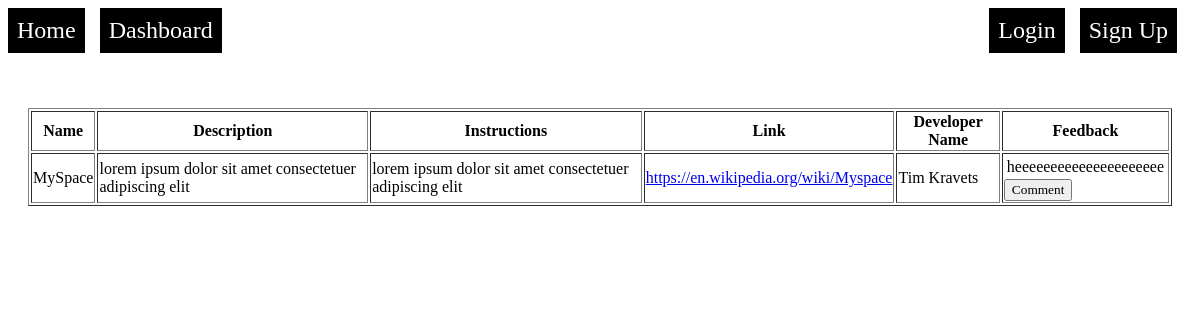
The page / on the database its author committed.
### models.py (models this page shows, shortened)
class Build(db.Model, UserMixin):
    __tablename__ = 'builds'
    id = db.Column(db.Integer, primary_key=True)
    name = db.Column(db.String(80), unique=False, nullable=False)
    description = db.Column(db.Text, unique=False, nullable=False)
    instructions = db.Column(db.Text, unique=False, nullable=False)
    link = db.Column(db.Text, unique=False, nullable=False)
    developerID = db.Column(db.Integer, db.ForeignKey('users.uid'), nullable=False)
    feedbacks = db.relationship('Feedback', backref='build', lazy=True)

class User(db.Model, UserMixin):
    __tablename__ = 'users'
    uid = db.Column(db.Integer, primary_key=True)
    fname = db.Column(db.String(80), unique=True, nullable=False)
    lname = db.Column(db.String(80), unique=True, nullable=False)
    username = db.Column(db.String(80), unique=True, nullable=False)
    password_hash = db.Column(db.String(128), nullable=False)
    is_dev = db.Column(db.Boolean, default=False)
    builds = db.relationship('Build', backref='user', lazy=True)
    feedbacks = db.relationship('Feedback', backref='user', lazy=True)

class Feedback(db.Model, UserMixin):
    __tablename__ = 'feedbacks'
    id = db.Column(db.Integer, primary_key=True)
    date = db.Column(db.Date, default=datetime.UTC, nullable=False)
    comment = db.Column(db.Text, unique=False, nullable=False)
    accepted = db.Column(db.Boolean, default=False, nullable=False)
    rejected = db.Column(db.Boolean, default=False, nullable=False)
    buildId = db.Column(db.Integer, db.ForeignKey('builds.id'), nullable=False)
    testerId = db.Column(db.Integer, db.ForeignKey('users.uid'), nullable=False)

### routes.py (the view)
    @app.route('/')
    def home():
        builds = Build.query.all()
        return render_template('index.html', builds = builds), 200

### templates/index.html (shortened to what this page needs)
{% extends "base.html" %}
{% block body_id %}homeBody{% endblock %}
{% block content %}
<div class="navbar" id="loginButtons">
    {% if current_user.is_authenticated %}
    <a href="{{ url_for('logout') }}">Logout</a>
    {% else %}
    <a href="{{ url_for('login') }}">Login</a>
    <a href="{{ url_for('signup') }}">Sign Up</a>
    {% endif %}
</div>
<div class="navbar">
    <a href="{{ url_for('home') }}">Home</a>
    <a href="{{ url_for('dashboard') }}">Dashboard</a>
</div>
<center>
    <div id="buildTable">
        <table border="1px solid black">
            <thead>
            <tr>
                <th>Name</th>
                <th>Description</th>
                <th>Instructions</th>
                <th>Link</th>
                <th>Developer Name </th>
                <th>Feedback</th>
            </tr>
            </thead>
            <tbody>
            {% for build in builds %}
            <tr>
                <td>{{ build.name }}</td>
                <td>{{ build.description}}</td>
                <td>{{ build.instructions }}</td>
                <td>
                        <a href="{{ build.link }}" target="_blank"
                        onclick="return confirm('You are being redirected to an external website to access this build. Please exercise caution when downloading any programs/executables');">
                        {{ build.link }}
                        </a>
                </td>
                <td> {{ build.user.fname }} {{build.user.lname}}</td>
                <div>
                    <td id="comments">
                        <table id="commentsTable">
                    {% for feedback in build.feedbacks %}
                        {% if feedback.accepted %} <tr id="comment" > <td> {{ feedback.comment }} </td></tr>{% endif %}
                    {% endfor %}
                        </table>
                        <form action="{{ url_for('comment', id=build.id) }}" method="POST" style="display:inline;">
                            <button type="submit" class="button">Comment</button>
                        </form>
                    </td>
                </div>
            </tr>
            {% endfor %}
            </tbody>
        </table>
</center>
{% endblock %}

### templates/base.html (shortened to what this page needs)
<!DOCTYPE html>
<html>
<head>
    <link rel="stylesheet" href="{{ url_for('static', filename='style.css') }}">
    <link rel="stylesheet" href="{{ url_for('static', filename='bootsrap/css/style.css') }}">
</head>
<body id="{% block body_id %}{% endblock %}">
    {% block content %}{% endblock %}
</body>
</html>

### static/style.css (style rules this page uses)
* { font-family: Verdana; }
.navbar { display: flex; margin-bottom: 15px; }
.navbar a { padding: 8px; margin-right: 15px; border: 1px solid black; text-decoration: none; color: white; font-size: 24px; background: black; }
#commentsTable { display: flex; justify-content: center; }
#comment { margin-bottom: 50px; }
#loginButtons, #logoutButton { float: right; }
#buildTable { display: flex; flex-wrap: wrap; justify-content: center; gap: 20px; padding: 20px; }

### rows shown on the page
Build: name "MySpace", description "lorem ipsum dolor sit amet consectetuer adipiscing elit", instructions "lorem ipsum dolor sit amet consectetuer adipiscing elit", link "https://en.wikipedia.org/wiki/Myspace", user.fname "Tim", user.lname "Kravets"
Feedback: comment "heeeeeeeeeeeeeeeeeeeee"
